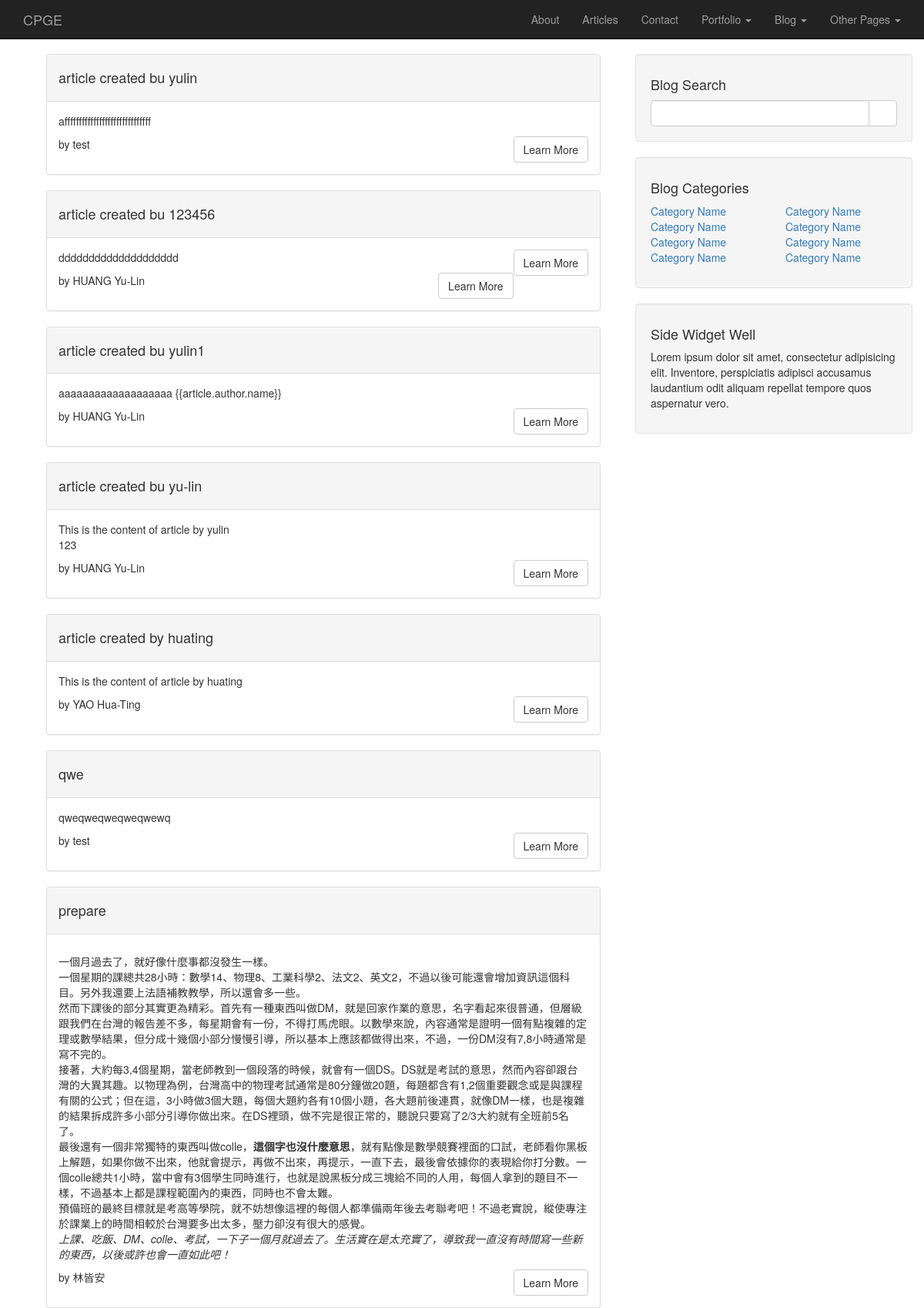
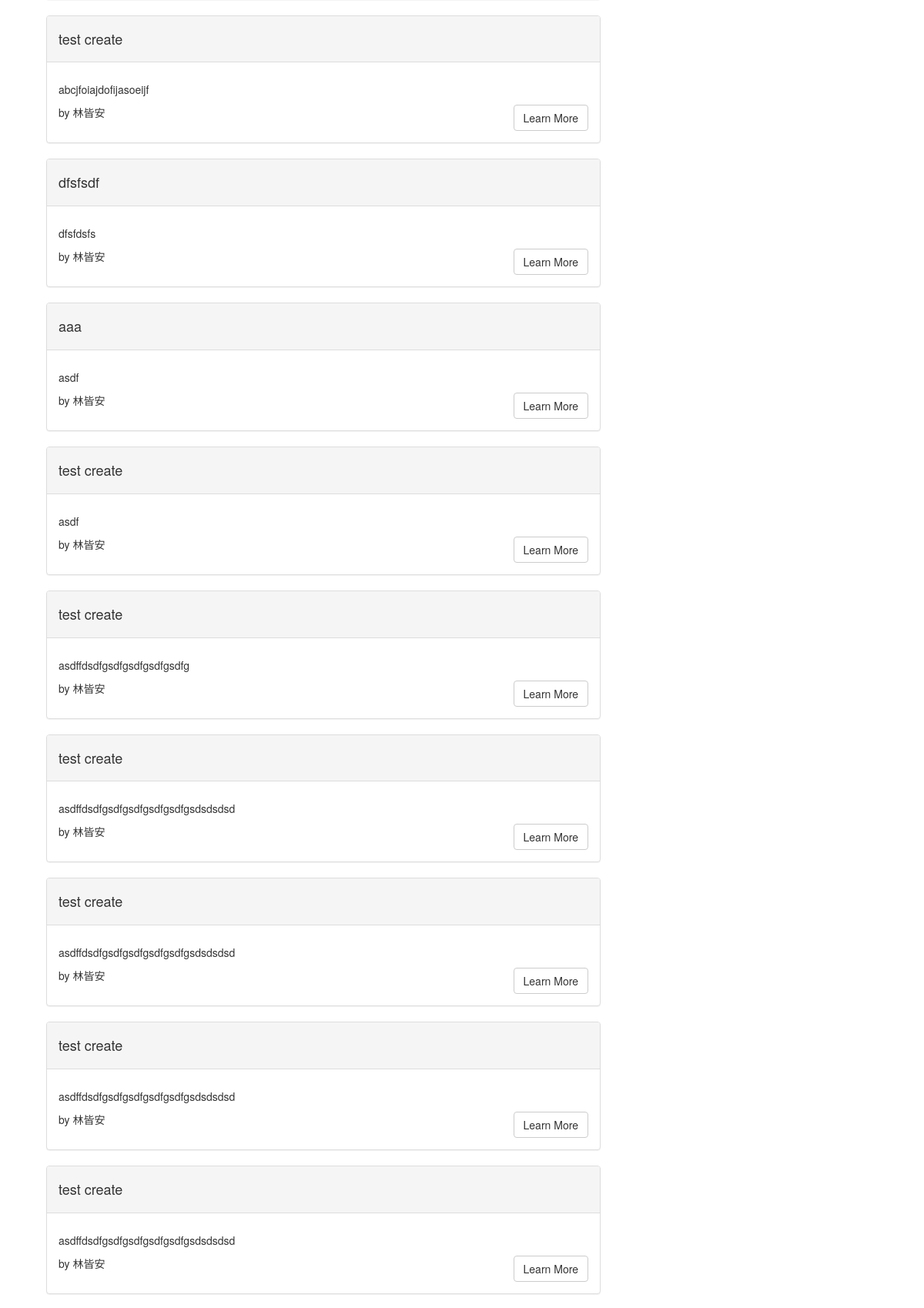
The app's page /articlelist (upper part) with its own data (2 pictures, top to bottom).
### reco/models.py (models this page shows, shortened)
class Article(models.Model):
    title = models.CharField(max_length=128)
    author = models.ForeignKey(UserProfile)
    content = models.TextField(null=True)
    date = models.DateTimeField(auto_now_add=True, auto_now=False)

class UserProfile(models.Model):
    user = models.OneToOneField(User)
    blog = models.URLField(blank=True)
    name = models.CharField(max_length = 128, blank = True)

### cpge_tw/views.py (the view)
# urls.py: url(r'^articlelist$',views.articlelist, name='articlelist'),
def articlelist(request):
    articles = Article.objects.all()
    context_dict = {
        'articles' : articles
    }
    return render(request, 'cpge_tw/article-list.html', context_dict)

### templates/cpge_tw/article-list.html (shortened to what this page needs)
{% extends 'article-base.html' %}
{% block article_content %}
{% for article in articles %}
    <div class="col-md-12">
        <div class="panel panel-default">
            <div class="panel-heading">
                <h4> {{article.title}}</h4>
            </div>
            <div class="panel-body">
                <p>
                {{article.content|safe}}
                </p>
                <div> by {{article.author.name}} <a href="/article/{{article.id}}" class="btn btn-default pull-right">Learn More</a></div>
            </div>
        </div>
    </div>
{% endfor%}
{% endblock %}

### static/css/modern-business.css (style rules this page uses)
html, body { height: 100%; }
body { padding-top: 50px; }

### static/css/blog-post.css (style rules this page uses)
body { padding-top: 70px; }

### records on screen
Article: title "article created bu yulin", content "affffffffffffffffffffffffffffff", author.name "test"
Article: title "article created bu 123456", content "dddddddddddddddddddd Learn More", author.name "HUANG Yu-Lin"
Article: title "article created bu yulin1", content "aaaaaaaaaaaaaaaaaaa {{article.author.name}}", author.name "HUANG Yu-Lin"
Article: title "article created bu yu-lin", content "This is the content of article by yulin 123", author.name "HUANG Yu-Lin"
Article: title "article created by huating", content "This is the content of article by huating", author.name "YAO Hua-Ting"
Article: title "qwe", content "qweqweqweqweqwewq", author.name "test"
Article: title "prepare", content "一個月過去了，就好像什麼事都沒發生一樣。 一個星期的課總共28小時：數學14、物理8、工業科學2、法文2、英文2，不過以後可能還會增加資訊這個科目。另外我還要上法語補教教學，所以還會多一些。 然而下課後的部分其實更為精彩。首先有一種東西叫做DM，就是回家作業的意思，名字看起來很普通，但層級跟我們在台灣的報告差不多，每星期會有一份，不得打馬虎眼。以數學來說，內容通常是證明一個有點複雜的定理或數學結果，但分成十幾個小部分慢慢引導，所以基本上應該都做得出來，不過，一份DM沒有7,8小時通常是寫不完的。 接著，大約每3,4個星期，當老師教到一個段落的時候，就會有一個DS。DS就是考試的意思，然而內容卻跟台灣的大異其趣。以物理為例，台灣高中的物理考試通常是80分鐘做20題，每題都含有1,2個重要觀念或是與課程有關的公式；但在這，3小時做3個大題，每個大題約各有10個小題，各大題前後連貫，就像DM一樣，也是複雜的結果拆成許多小部分引導你做出來。在DS裡頭，做不完是很正常的，聽說只要寫了2/3大約就有全班前5名了。 最後還有一個非常獨特的東西叫做colle， 這個字也沒什麼意思 ，就有點像是數學競賽裡面的口試，老師看你黑板上解題，如果你做不出來，他就會提示，再做不出來，再提示，一直下去，最後會依據你的表現給你打分數。一個colle總共1小時，當中會有3個學生同時進行，也就是說黑板分成三塊給不同的人用，每個人拿到的題目不一樣，不過基本上都是課程範圍內的東西，同時也不會太難。…", author.name "林皆安"
Article: title "test create", content "abcjfoiajdofijasoeijf", author.name "林皆安"
Article: title "dfsfsdf", content "dfsfdsfs", author.name "林皆安"
Article: title "aaa", content "asdf", author.name "林皆安"
Article: title "test create", content "asdf", author.name "林皆安"
Article: title "test create", content "asdffdsdfgsdfgsdfgsdfgsdfg", author.name "林皆安"
Article: title "test create", content "asdffdsdfgsdfgsdfgsdfgsdfgsdsdsdsd", author.name "林皆安"
Article: title "test create", content "asdffdsdfgsdfgsdfgsdfgsdfgsdsdsdsd", author.name "林皆安"
Article: title "test create", content "asdffdsdfgsdfgsdfgsdfgsdfgsdsdsdsd", author.name "林皆安"
Article: title "test create", content "asdffdsdfgsdfgsdfgsdfgsdfgsdsdsdsd", author.name "林皆安"
